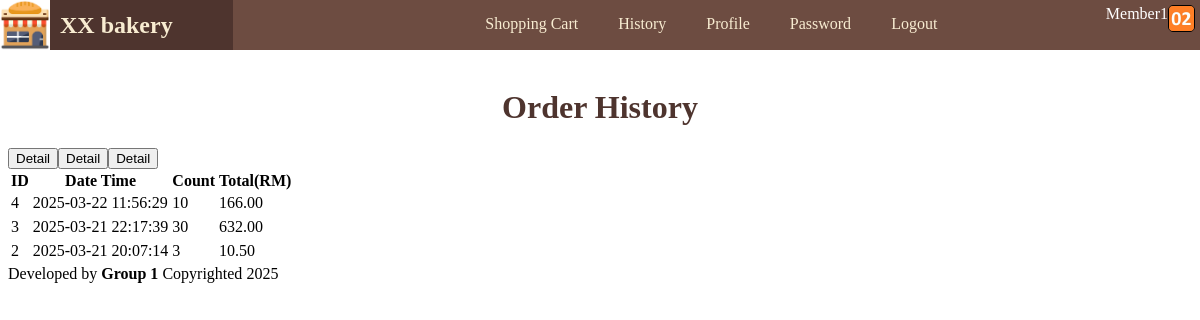
Screenshot of /order/history.php (signed in) with the database file from the repository.
### tables this page shows
CREATE TABLE `order` (
  `id` int(11) NOT NULL,
  `datetime` datetime NOT NULL,
  `count` int(11) NOT NULL,
  `total` decimal(8,2) NOT NULL,
  `user_id` int(11) NOT NULL
);

### order/history.php (the view, shortened to what this page needs)
<?php
include '../base.php';
$stm = $_db->prepare('
        SELECT * FROM `order`
        WHERE user_id = ?
        ORDER BY id DESC
');
$stm->execute([$_user->id]);
$arr = $stm->fetchAll();
include '../head.php';
?>
<table class="history">
    <tr>
        <th>ID</th>
        <th>Date Time</th>
        <th>Count</th>
        <th>Total(RM)</th>
    </tr>
    <?php foreach($arr as $h):?>
        <tr>
            <td><?=$h->id?></td>
            <td><?=$h->datetime?></td>
            <td><?=$h->count?></td>
            <td><?=$h->total?></td>
        </tr>
        <tr>
            <button data-get="orderdetail.php?id=<?= $h->id?>">Detail</button>
        </tr>
        <?php endforeach?>
</table>
<?php
include '../foot.php';

### css/app.css (style rules this page uses)
body { padding-top: 60px; }

### rows the page displays
order: id "4", datetime "2025-03-22 11:56:29", count "10", total "166.00"
order: id "3", datetime "2025-03-21 22:17:39", count "30", total "632.00"
order: id "2", datetime "2025-03-21 20:07:14", count "3", total "10.50"

### other values shown
$_user->name "Member1"
$_title "Order History"
